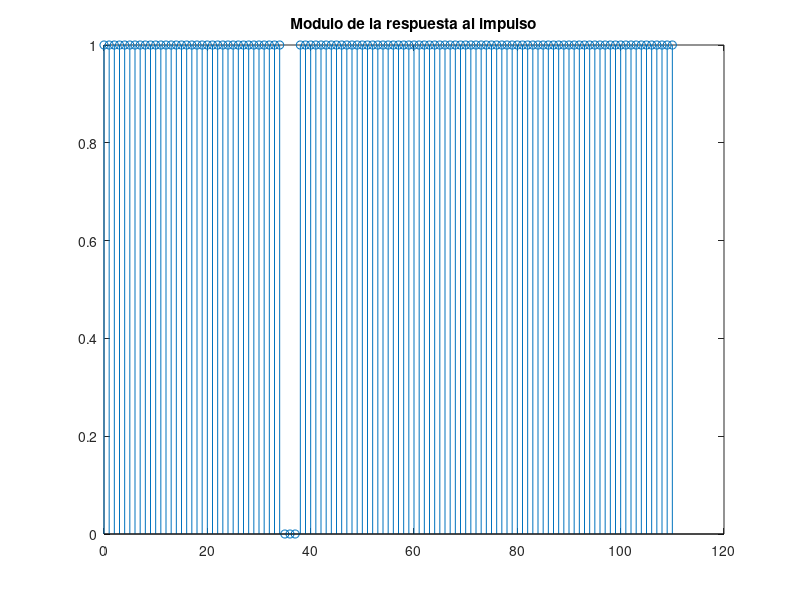
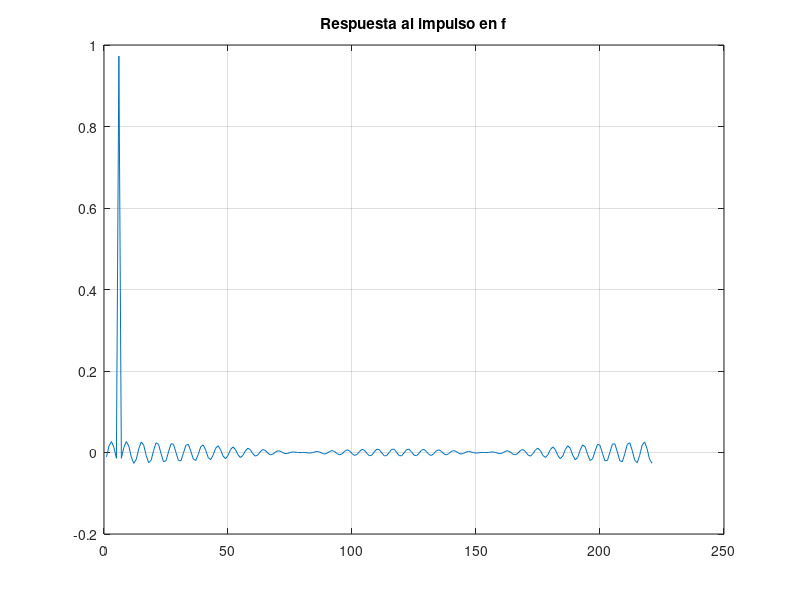
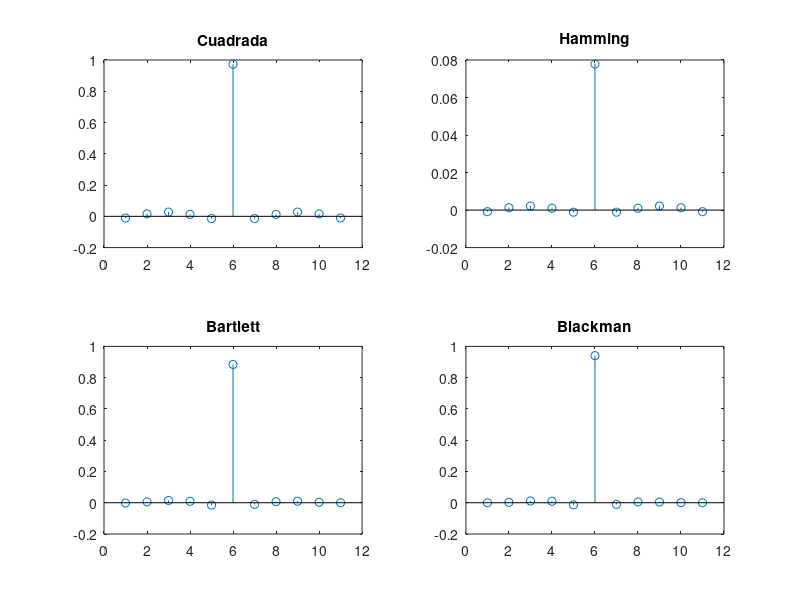
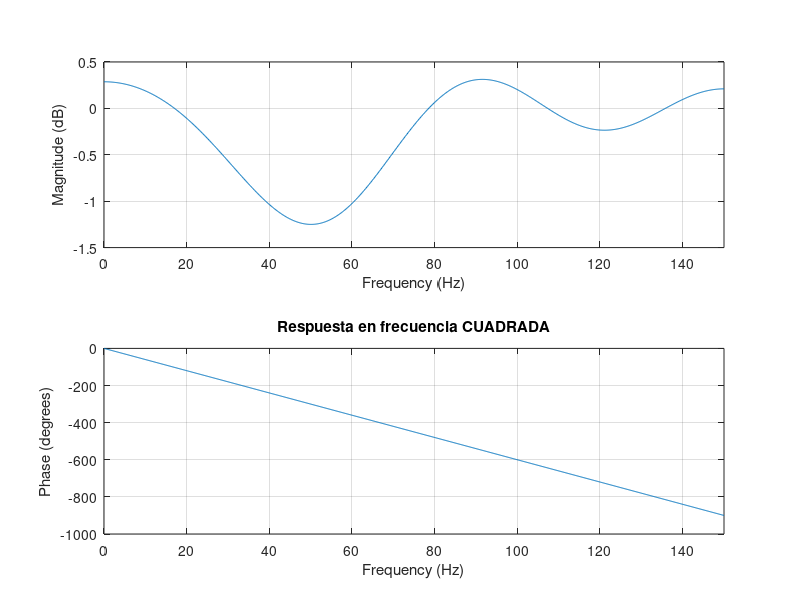

MATLAB code for these plots, in order:
#Ejercicio 1 - FILTROS
clc;
clear all;
cla;
clf;
pkg load signal;
#La idea es diseñar un filtro FIR mediante ventaneo y truncado, y eliminar el ruido de linea de una señal muestreada a 300hz
#Es decir, un filtro FIR RECHAZA BANDA a 50 hz (algo muy estrecho, Q muy finito)
fm=300; #dato del problema
#Siguiendo los lineamientos de la teoria :

#-------------------Especificar los req en fase y modulon del filtro-------------------#
#Fase : Retardo temporal (esto se vio en fourier que es multiplicar por e^(-j*t0*w)
#Modulo : 0 en 50 hz, que afecte lo menos posible a las demas
fr=50;
#-------------------Muestrear la respuesta en frecuencia del filtro-------------------#
#Partimos de una H[k] ya discreta. Esto acarrea el error de usar la TDF con un sistema FIR.
#La TDF supone que mis señales son periodicas, y me da una "Sinc" periodica.
#Por eso tengo que usar una respuesta al impulso Periodica (algo asi como una onda cuadrada pero con centro en 0)
#Pero eso me acarrea que al usar la TDF inversa, me va a quedar una Sinc periodica, que NO coincide con la señal que tiene que dar.
#Sumado a eso, voy a tener los problemas de ALIASING si tomo pocas muestras en la respuesta al impulso.

#Aca tengo que tener en cuenta que, como mi h[n] decae rapidamente (por ser un sistema FIR), si tomo un M (cantidad de muestras) mucho mayor,
#las perturbaciones por la periodizacion de la TDF me quedan mas (lejos) entre si, lo cual reduce los problemas antes explicados
#Mucho mayor M que la cantidad de muestras N de mi filtro a utilizar
#Regla practica : M =  10*N

#Datos del muestreo
N = 11;
M = 10*N;


##MODULO
M_fourier=2*M+1;
#y lo ultimo, el delta f para saber de que tamaño va a ser las "zonas" entre mis muestras
#Esto despues lo uso para ver en donde cae el ruido a eliminar
df=fm/M_fourier;

muestras=ones(1,M+1);#Arranco con todas las muestras en 1 (todas las frecuencias en 1
nr=fix(fr/df)+1; #diviendo fr por la cant de muestras, obtengo en que meustra esta fr
#se le suma 1 por los indices

nm=ceil(1/df); #Calculo la cant de muestras que va a tener la banda alrededor de 50hz

muestras(nr-nm:nr+nm) = 0;#Convierto en 0 la banda alrededor de 50 hz
stem(0:M,muestras);
title('Modulo de la respuesta al impulso');
##AGREGAR LA FASE
#La idea es usar un retardo
#Para que me quede un sistema CAUSAL, es decir, no tengo que tener muestras negativas, es decir, me queda toda la señal dentro de la ventana SIN parte negativas
#Cuanto retardo meta ? depende de mi cantidad de muestras. La idea es hacer toda la señal positiva, es decir, N-1/2
retardo=(N-1)/2;
fase=exp(-j*2*pi*retardo*([0:M]/M_fourier));

#Muestras retardadas
R=muestras.*fase;

#Solo me falta agregar las freuencias negativas
R=[R conj(R(end:-1:2))];

#-------------------Aplicar la TDF inversa para obtener h[n]-------------------#
#RESPUESTA AL IMPULSO QUE BUSCABA
h=real(ifft(R));#real para eliminar parte imaginaria por precision numerica
figure;
plot(h)
title('Respuesta al impulso en f');
grid on;

#-------------------Ventaneo y truncado------------------#
#Aca la idea es probar varias ventanas truncadas hasta N.Recorda que se trunca porque la sinc va de -inf a +inf, y no podes procesar eso.
figure;
#VENTANA CUADRADA :
hf_cuad=zeros(1,N);
for i=1:N
  hf_cuad(i)=h(i)*1;
endfor
subplot(2,2,1)
stem(hf_cuad)
title('Cuadrada');

#VENTANA Hamming :
hf_hamming=zeros(1,N);
for i=1:N
  hf_hamming(i)=h(i)*((27/50)-(23/50)*cos(2*pi*i*N));
endfor
subplot(2,2,2)
stem(hf_hamming)
title('Hamming');

#VENTANA Bartlett :
hf_bartlett=zeros(1,N);
for i=1:fix(N/2)
  hf_bartlett(i)=h(i)*(2*i)/(N);
endfor
for i=fix(N/2):N
  hf_bartlett(i)=(h(i))*(2-(2*i)/(N));
endfor
subplot(2,2,3)
stem(hf_bartlett)
title('Bartlett');

#VENTANA Blackman :
hf_blackman=zeros(1,N);
for i=1:N
  hf_blackman(i)=h(i)*(21/50-(1/2* cos((2*pi*i)/(N)))+(2/25* cos((4*pi*i)/(N))));
endfor
subplot(2,2,4)
stem(hf_blackman)
title('Blackman');


##RESPUESTAS EN FRECUENCIAS :
figure;
freqz(hf_cuad,1,1000,fm)
title('Respuesta en frecuencia CUADRADA');

figure;
freqz(hf_hamming,1,1000,fm)
title('Respuesta en frecuencia Hamming');

figure;
freqz(hf_bartlett,1,1000,fm)
title('Respuesta en frecuencia Bartlett');

figure;
freqz(hf_blackman,1,1000,fm)
title('Respuesta en frecuencia Blackman');
